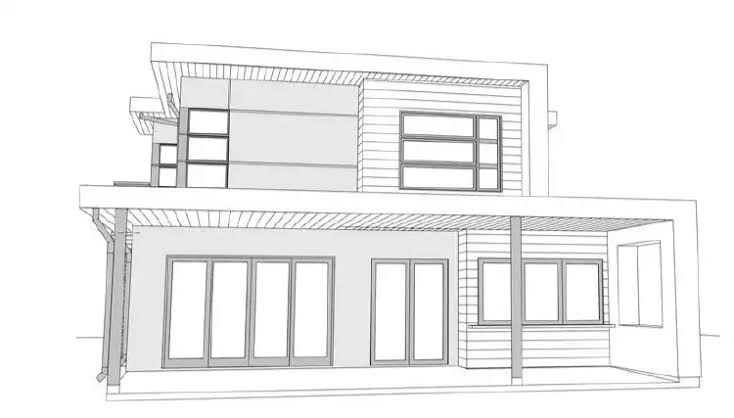
#> input picture dist/assets/examples/fachada.jpeg, 734 x 418 px
$ python -i drawing_input.py   (imports and definitions only)
#> lines starting #> are read from the running program, lines starting #| are printed output that depends on the picture; after the words box and inside, x2 and y2 are one past the last pixel; in counts of white or black regions, pixels touching at a corner belong together
"""Drawing preprocessing with explicit source coordinates, never a generated plan."""
import io
import cv2
import numpy as np
from PIL import Image, ImageOps


def read_drawing(payload):
    source = Image.open(io.BytesIO(payload))
    if source.width * source.height > 25_000_000:
        raise ValueError('La imagen excede 25 millones de píxeles.')
    source = ImageOps.exif_transpose(source).convert('RGBA')
    paper = Image.new('RGBA', source.size, 'white')
    paper.alpha_composite(source)
    return paper.convert('RGB')


def normalize_drawing(image):
    """Only invert dark paper. Preserve locations and colored CAD annotations."""
    gray = np.asarray(image.convert('L'))
    border = np.concatenate([gray[0], gray[-1], gray[:, 0], gray[:, -1]])
    # Letterbox bars alone do not make a dark blueprint.
    dark = float(np.median(border)) < 90 and float((gray < 100).mean()) > .55
    return (ImageOps.invert(image) if dark else image), {'darkPaperInverted': dark}


def content_bounds(image):
    """Ignore isolated scan dirt, paper frames and letterbox bars, not side views."""
    factor = min(1, 1000 / max(image.size))
    gray = np.asarray(image.resize((max(1, round(image.width * factor)), max(1, round(image.height * factor)))).convert('L'))
    h, w = gray.shape
    low, high = np.percentile(gray, [10, 90])
    if high - float(gray.min()) < 12:
        return (0, 0, image.width, image.height)
    ink = (gray < min(220, high - max(18, (high-low)*.25))).astype(np.uint8)
    ink[:, ink.mean(0) > .88] = 0
    ink[ink.mean(1) > .88, :] = 0
    count, ids, stats, _ = cv2.connectedComponentsWithStats(ink)
    regions = []
    for x, y, rw, rh, area in stats[1:]:
        if area < max(8, w*h*.000025):
            continue
        if rw > w*.96 or rh > h*.96:
            continue
        regions.append((x, y, x+rw, y+rh))
    if not regions:
        return (0, 0, image.width, image.height)
    bounds = np.asarray(regions)
    pad = max(8, round(min(w, h)*.025))
    return (max(0, int((bounds[:, 0].min()-pad)/factor)),
            max(0, int((bounds[:, 1].min()-pad)/factor)),
            min(image.width, int((bounds[:, 2].max()+pad)/factor)),
            min(image.height, int((bounds[:, 3].max()+pad)/factor)))


def classification_views(image):
    normalized, details = normalize_drawing(image)
    bounds = content_bounds(normalized)
    crop = normalized.crop(bounds)
    views = [view.rotate(angle, expand=True, fillcolor='white') for angle in (0, 90, 180, 270) for view in (normalized, crop)]
    def fit(view):
        fitted = ImageOps.contain(view, (224, 224), Image.Resampling.LANCZOS)
        square = Image.new('RGB', (224, 224), 'white')
        square.paste(fitted, ((224-fitted.width)//2, (224-fitted.height)//2))
        return square
    return [fit(view) for view in views], {**details, 'contentBounds': list(bounds), 'views': 8}

>>> from PIL import Image
>>> picture = Image.open('../dist/assets/examples/fachada.jpeg')
#> picture is the input picture: PIL image 734x418 RGB; min 15, max 255, mean 239.6
>>> result = classification_views(picture)
#> in normalize_drawing, `border = np.concatenate([gray[0], gray[-1], gray[:, 0], gray[:, -1]])`: border = 2304 values, max 255 at index 16, min 253 at index 2222, mean 255
#> in normalize_drawing, `dark = float(np.median(border)) < 90 and float((gray < 100).mean()) > ..`: dark = False
#> in classification_views, `normalized, details = normalize_drawing(image)`: details = {'darkPaperInverted': False}
#> in content_bounds, `low, high = np.percentile(gray, [10, 90])`: low = 194; high = 255
#> in content_bounds, `ink = (gray < min(220, high - max(18, (high-low)*.25))).astype(np.uint8)`:
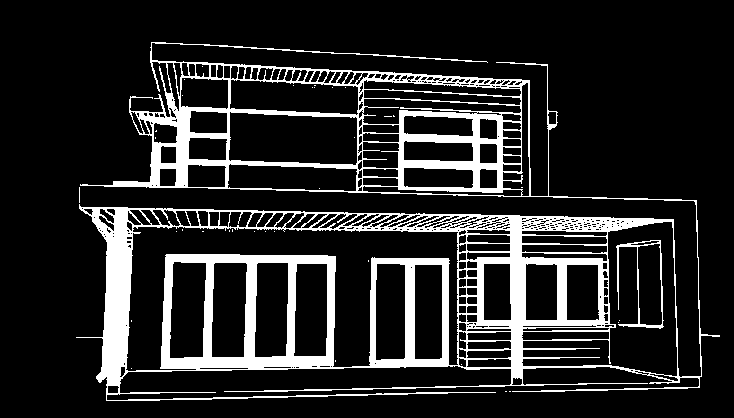
#> ink: shape (418, 734); values 0 (black) and 1 (white), 15.2% white; 36 white regions (34 under 20 px), largest, box (x1, y1, x2, y2) and area: (76, 42, 720, 401) 45931, (616, 240, 664, 329) 623
#> in content_bounds, `count, ids, stats, _ = cv2.connectedComponentsWithStats(ink)`:
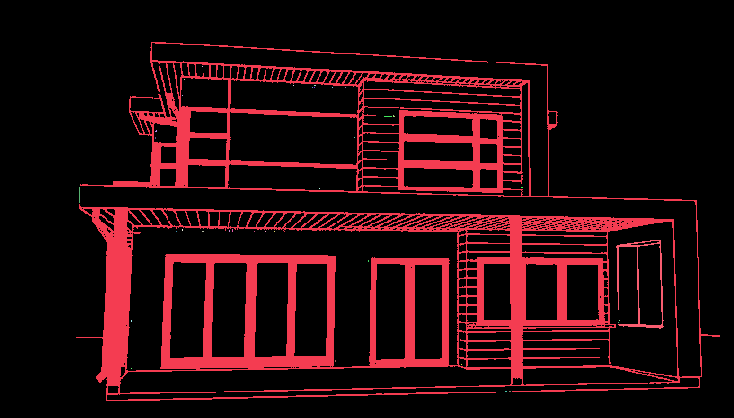
#> ids: shape (418, 734) int32; 37 distinct labels, from 0 to 36; one colour per label, 0 black
#> in content_bounds, `count, ids, stats, _ = cv2.connectedComponentsWithStats(ink)`: count = 37; stats = 37 rows, first 6: [0, 0, 734, 418, 260185], [76, 42, 644, 359, 45931], [202, 66, 1, 1, 1], [184, 79, 1, 1, 1], [293, 85, 1, 1, 1], [314, 85, 2, 1, 2]
#> the loop in content_bounds, `for x, y, rw, rh, area in stats[1:]:` made 36 passes
#> (x, y, rw, rh, area) on passes 1, 27: (76, 42, 644, 359, 45931), (616, 240, 48, 89, 623)
#> after the loop in content_bounds, `for x, y, rw, rh, area in stats[1:]:`: regions = [(76, 42, 720, 401), (384, 116, 392, 117), (79, 187, 80, 203), (616, 240, 664, 329)]
#> in content_bounds, `bounds = np.asarray(regions)`: bounds = [[76, 42, 720, 401], [384, 116, 392, 117], [79, 187, 80, 203], [616, 240, 664, 329]]
#> in classification_views, `bounds = content_bounds(normalized)`: bounds = (66, 32, 730, 411)
#> in classification_views, `crop = normalized.crop(bounds)`:
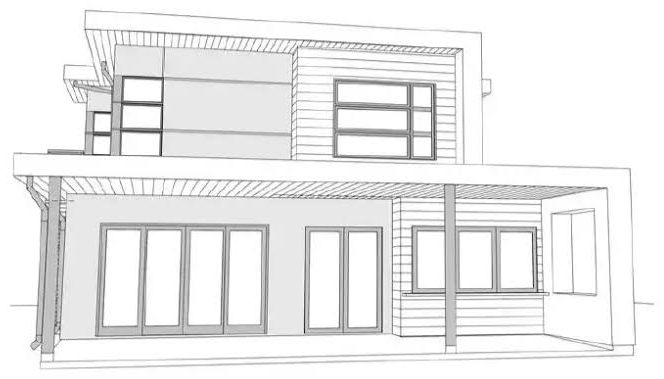
#> crop: PIL image 664x379 RGB; min 15, max 255, mean 236.2
#> in classification_views, `views = [view.rotate(angle, expand=True, fillcolor='white') for angle ..`: views = 8 items
#> in fit, `square = Image.new('RGB', (224, 224), 'white')`: square: PIL image 224x224 RGB; every value is 255
#> in fit (call 6), `fitted = ImageOps.contain(view, (224, 224), Image.Resampling.LANCZOS)`:
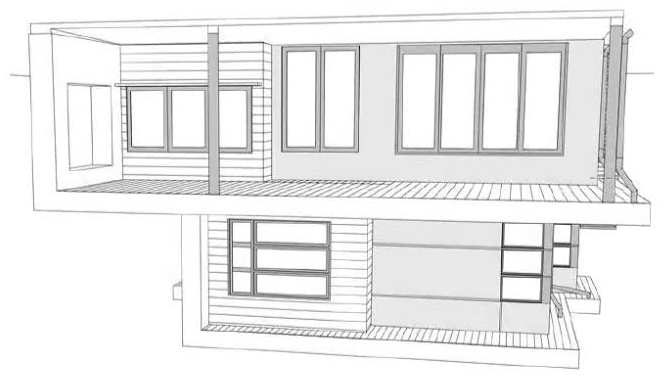
#> view: PIL image 664x379 RGB; min 15, max 255, mean 236.2
#> in fit (call 7), `fitted = ImageOps.contain(view, (224, 224), Image.Resampling.LANCZOS)`:
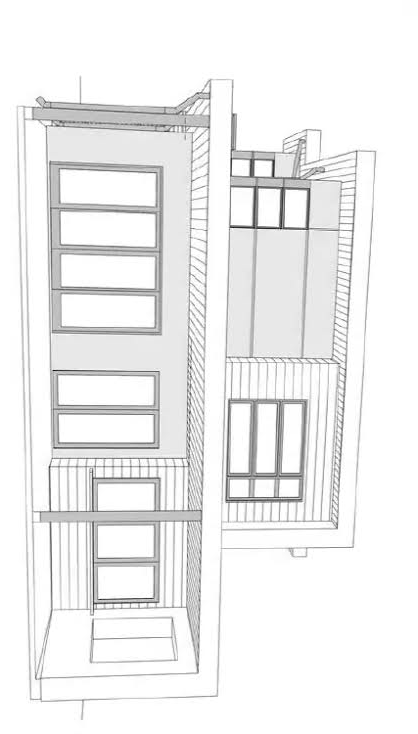
#> view: PIL image 418x734 RGB; min 15, max 255, mean 239.6
#> in fit (call 8), `fitted = ImageOps.contain(view, (224, 224), Image.Resampling.LANCZOS)`:
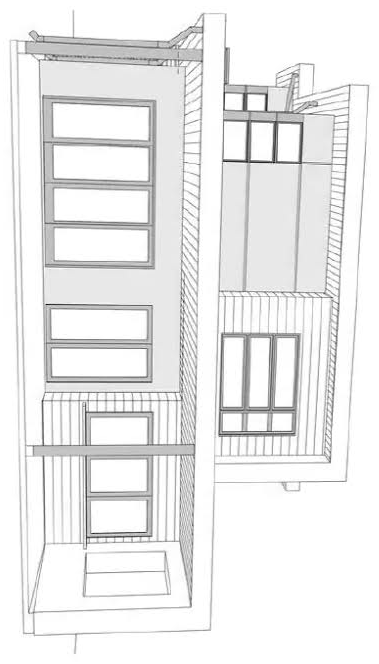
#> view: PIL image 379x664 RGB; min 15, max 255, mean 236.2
#> in fit (call 8), `square.paste(fitted, ((224-fitted.width)//2, (224-fitted.height)//2))`:
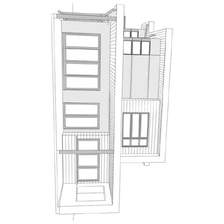
#> square: PIL image 224x224 RGB; min 79, max 255, mean 244.1

$ run again, on dist/assets/examples/mecanica.jpeg
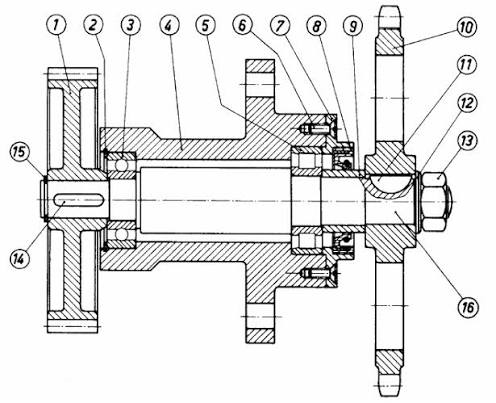
#> input picture dist/assets/examples/mecanica.jpeg, 496 x 403 px
#> picture is the input picture: PIL image 496x403 RGB; min 0, max 255, mean 230.7
#> border = 1798 values, max 255 at index 376, min 239 at index 393, mean 254.2
#> dark = False
#> details = {'darkPaperInverted': False}
#> low = 152; high = 255
#> ink: shape (403, 496); values 0 (black) and 1 (white), 16.2% white; 46 white regions (27 under 20 px), largest, box (x1, y1, x2, y2) and area: (9, 5, 480, 398) 31348, (463, 301, 475, 314) 107, (312, 20, 322, 33) 80
#> in content_bounds, `count, ids, stats, _ = cv2.connectedComponentsWithStats(ink)`:
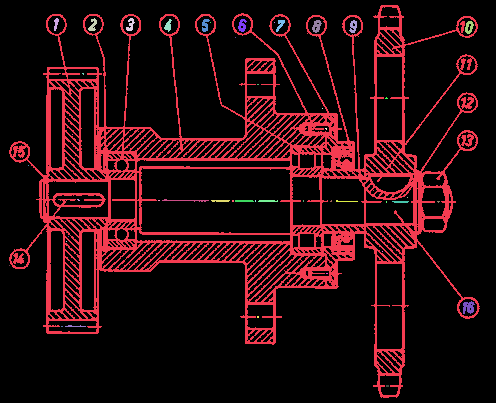
#> ids: shape (403, 496) int32; 47 distinct labels, from 0 to 46; one colour per label, 0 black
#> count = 47; stats = 47 rows, first 6: [0, 0, 496, 403, 167498], [9, 5, 471, 393, 31348], [54, 18, 5, 13, 40], [88, 18, 9, 13, 62], [126, 18, 9, 13, 61], [164, 19, 8, 13, 56]
#> the loop in content_bounds, `for x, y, rw, rh, area in stats[1:]:` made 46 passes
#> (x, y, rw, rh, area) on passes 1 to 8: (9, 5, 471, 393, 31348), (54, 18, 5, 13, 40), (88, 18, 9, 13, 62), (126, 18, 9, 13, 61), (164, 19, 8, 13, 56), (202, 19, 8, 13, 65), (238, 19, 9, 13, 73), (276, 20, 9, 12, 52)
#> after the loop in content_bounds, `for x, y, rw, rh, area in stats[1:]:`: regions = 18 items, first 6: (54, 18, 59, 31), (88, 18, 97, 31), (126, 18, 135, 31), (164, 19, 172, 32), (202, 19, 210, 32), (238, 19, 247, 32)
#> in content_bounds, `bounds = np.asarray(regions)`: bounds = 18 rows, first 6: [54, 18, 59, 31], [88, 18, 97, 31], [126, 18, 135, 31], [164, 19, 172, 32], [202, 19, 210, 32], [238, 19, 247, 32]
#> in classification_views, `bounds = content_bounds(normalized)`: bounds = (44, 8, 485, 337)
#> views = 8 items
#> fitted: PIL image 224x167 RGB
#> fitted: PIL image 182x224 RGB
#> fitted: PIL image 167x224 RGB
#> view: PIL image 329x441 RGB
#> fitted: PIL image 224x182 RGB
#> view: PIL image 496x403 RGB
#> fitted: PIL image 224x167 RGB
#> view: PIL image 441x329 RGB
#> fitted: PIL image 182x224 RGB
#> view: PIL image 403x496 RGB
#> fitted: PIL image 167x224 RGB
#> view: PIL image 329x441 RGB
#> in fit (call 8), `square.paste(fitted, ((224-fitted.width)//2, (224-fitted.height)//2))`:
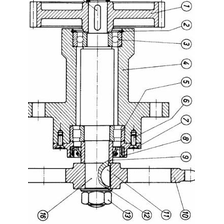
#> square: PIL image 224x224 RGB; min 0, max 255, mean 230.7
